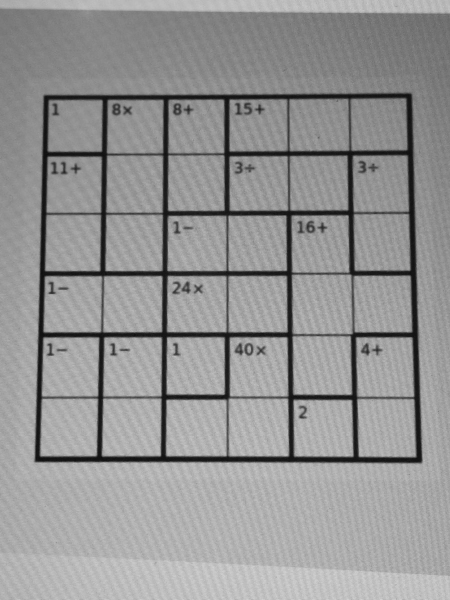
#> input picture presentacion/datos/img/f1_foto.jpg, 900 x 1200 px (shown at 1/2 size)
$ python -i grid.py   (imports and definitions only)
#> lines starting #> are read from the running program, lines starting #| are printed output that depends on the picture; after the words box and inside, x2 and y2 are one past the last pixel; in counts of white or black regions, pixels touching at a corner belong together
#> further down, picture is the input picture: shape (1200, 900, 3); min 8, max 232, mean 148.8
"""Localización del tablero, corrección de perspectiva y rejilla.

Salida de este módulo: una imagen rectificada del tablero más las posiciones
exactas de las líneas de la rejilla. Todo lo posterior (jaulas, etiquetas)
trabaja sobre esas coordenadas, nunca sobre la foto original.
"""

from __future__ import annotations

from dataclasses import dataclass

import cv2
import numpy as np

LADO = 900  # lado en píxeles del tablero rectificado


@dataclass(frozen=True)
class Rejilla:
    """Tablero rectificado y las líneas que lo dividen."""

    warp: np.ndarray          # imagen en gris, LADO x LADO
    xs: tuple[int, ...]       # centros de las n+1 líneas verticales
    ys: tuple[int, ...]       # centros de las n+1 líneas horizontales
    homografia: np.ndarray    # para proyectar la solución sobre la foto original

    @property
    def size(self) -> int:
        return len(self.xs) - 1


class TableroNoEncontrado(RuntimeError):
    """No se pudo aislar un cuadrilátero que parezca un tablero."""


def _binarizar(gris: np.ndarray) -> np.ndarray:
    """Umbral adaptativo: la tinta queda en blanco y aguanta luz desigual."""
    suave = cv2.GaussianBlur(gris, (5, 5), 0)
    return cv2.adaptiveThreshold(
        suave, 255, cv2.ADAPTIVE_THRESH_GAUSSIAN_C, cv2.THRESH_BINARY_INV, 31, 10
    )
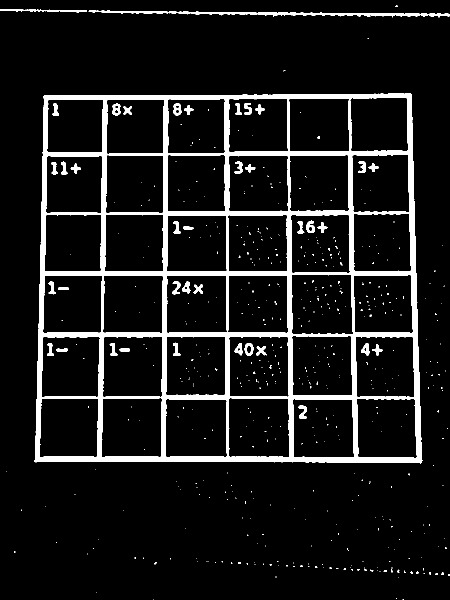
#> returned value: shape (1200, 900) (shown at 1/2 size); 9.1% white; 540 white regions (497 under 20 px), largest, box (x1, y1, x2, y2) and area: (69, 187, 845, 927) 85077, (177, 21, 900, 35) 3123, (0, 18, 174, 25) 516


def _ordenar_esquinas(pts: np.ndarray) -> np.ndarray:
    """Ordena cuatro puntos como TL, TR, BR, BL."""
    pts = pts.reshape(4, 2).astype(np.float32)
    suma = pts.sum(axis=1)
    dif = np.diff(pts, axis=1).ravel()
    return np.float32(
        [pts[np.argmin(suma)], pts[np.argmin(dif)], pts[np.argmax(suma)], pts[np.argmax(dif)]]
    )


def rectificar(imagen: np.ndarray, lado: int = LADO) -> tuple[np.ndarray, np.ndarray]:
    """Recorta el tablero y lo endereza a un cuadrado `lado` x `lado`."""
    gris = imagen if imagen.ndim == 2 else cv2.cvtColor(imagen, cv2.COLOR_BGR2GRAY)
    binaria = _binarizar(gris)
    # Cerrar huecos para que el marco exterior salga como un contorno único.
    binaria = cv2.morphologyEx(binaria, cv2.MORPH_CLOSE, np.ones((5, 5), np.uint8))
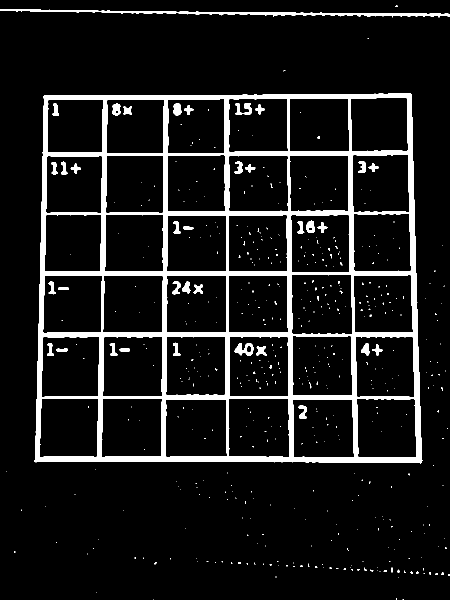
#> binaria: shape (1200, 900) (shown at 1/2 size); 9.2% white; 511 white regions (468 under 20 px)

    contornos, _ = cv2.findContours(binaria, cv2.RETR_EXTERNAL, cv2.CHAIN_APPROX_SIMPLE)
#> contornos = 158 contours, 156 with area under 20; largest, box (x1, y1, x2, y2) and area: (69, 187, 845, 927) 552416, (0, 18, 900, 35) 2889
    if not contornos:
        raise TableroNoEncontrado("la imagen no tiene contornos")

    mejor = max(contornos, key=cv2.contourArea)
#> mejor = contour of 208 points, box (x1, y1, x2, y2) (69, 187, 845, 927), area 552416
    if cv2.contourArea(mejor) < 0.05 * gris.size:
        raise TableroNoEncontrado("el contorno mayor es demasiado pequeño para ser un tablero")

    aprox = cv2.approxPolyDP(mejor, 0.02 * cv2.arcLength(mejor, True), True)
#> aprox = [[823, 189], [89, 190], [69, 923], [843, 925]]
    if len(aprox) != 4:
        # Un borde partido por la iluminación deja de ser un cuadrilátero limpio;
        # el rectángulo de área mínima es una aproximación suficiente.
        aprox = cv2.boxPoints(cv2.minAreaRect(mejor))

    origen = _ordenar_esquinas(np.array(aprox, dtype=np.float32))
#> in _ordenar_esquinas, `suma = pts.sum(axis=1)`: suma = [1012, 279, 992, 1768]
#> in _ordenar_esquinas, `dif = np.diff(pts, axis=1).ravel()`: dif = [-634, 101, 854, 82]
#> origen = [[89, 190], [823, 189], [843, 925], [69, 923]]
    destino = np.float32([[0, 0], [lado, 0], [lado, lado], [0, lado]])
    h = cv2.getPerspectiveTransform(origen, destino)
#> h = [[1.25, 0.0341, -117.7], [0.00179, 1.31, -249.8], [5.57e-06, 7.54e-05, 1]]
    return cv2.warpPerspective(gris, h, (lado, lado)), h


# [13 lines left out: function _tramos, not called in this run]


def _perfil(mascara: np.ndarray, eje: int) -> np.ndarray:
    return mascara.sum(axis=eje).astype(np.float32) / 255.0


def _puntuar(perfil: np.ndarray, n: int, lado: int) -> float:
    """Tinta de la línea MÁS DÉBIL que predice una rejilla de n celdas.

    No se exige que cada línea cruce el tablero: en un KenKen impreso la línea
    fina se interrumpe allí donde una jaula la atraviesa, y un sesgo de medio
    grado la trocea en tramos a alturas distintas. Lo que sí se mantiene es la
    periodicidad.

    Se mide el mínimo y no la media a propósito. Promediar convierte la
    elección de n en un concurso entre medias, que se decide por márgenes de
    un 10% y se equivoca; el mínimo responde a la única pregunta que importa:
    *¿existe de verdad cada una de las líneas que este n predice?* Medido sobre
    tableros reales, el n correcto deja su línea más floja en ~29% del ancho,
    mientras que cualquier n equivocado cae a cero exacto, porque alguna de sus
    líneas no está. La ventana se estrecha con n, y eso es lo que impide que un
    n mayor cuele ventanas sobre espacio en blanco.
    """
    paso = lado / n
    ventana = max(3, int(0.28 * paso))
    picos = []
    for i in range(n + 1):
        centro = int(round(i * paso))
        a = max(0, centro - ventana)
        b = min(len(perfil), centro + ventana + 1)
        picos.append(float(perfil[a:b].max()) if b > a else 0.0)
    return float(min(picos))


def _posiciones(perfil: np.ndarray, n: int, lado: int) -> tuple[int, ...]:
    """Centro real de cada línea, refinado dentro de su ventana."""
    paso = lado / n
    ventana = max(3, int(0.28 * paso))
    centros = []
    for i in range(n + 1):
        centro = int(round(i * paso))
        a = max(0, centro - ventana)
        b = min(len(perfil), centro + ventana + 1)
        trozo = perfil[a:b]
        fuertes = np.flatnonzero(trozo >= 0.9 * trozo.max()) if trozo.size else np.array([0])
        centros.append(int(a + fuertes.mean()))
    return tuple(centros)


# Una línea real, por comida que esté, deja bastante más que esto; una línea
# inexistente deja cero. El umbral vive en la tierra de nadie entre ambas.
MINIMO_LINEA = 0.12


def _elegir_n(perfiles: tuple[np.ndarray, ...], lado: int, maximo: int = 12) -> int:
    """Mayor tamaño de tablero cuyas líneas están TODAS presentes en ambos ejes.

    Se toma el mayor y no el de mejor puntuación porque los divisores del n
    correcto también superan la prueba: en un tablero de 6, una rejilla de 3
    cae sobre líneas reales (la mitad de las suyas). Son explicaciones válidas
    pero incompletas, y la completa es siempre la más fina.
    """
    umbral = MINIMO_LINEA * lado
    validos = [
        n
        for n in range(3, maximo + 1)
        if min(_puntuar(p, n, lado) for p in perfiles) >= umbral
    ]
    if not validos:
        raise TableroNoEncontrado("ninguna rejilla regular explica las líneas encontradas")
    return max(validos)


def encontrar_rejilla(imagen: np.ndarray, lado: int = LADO) -> Rejilla:
    """Rectifica el tablero y localiza sus líneas. Deduce n de cuántas hay."""
    warp, h = rectificar(imagen, lado)
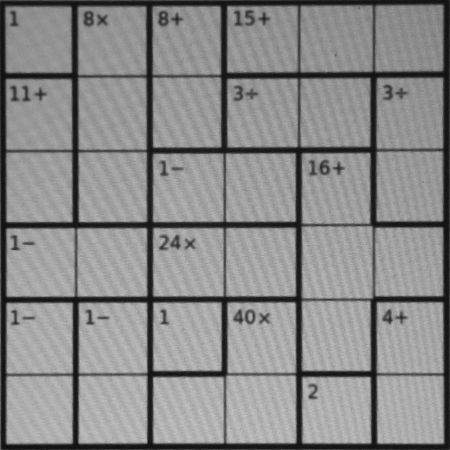
#> warp: shape (900, 900) (shown at 1/2 size); min 11, max 214, mean 138.8
    binaria = _binarizar(warp)
#> in _binarizar (call 2), `return cv2.adaptiveThreshold( suave, 255, cv2.ADAPTIVE_THRESH_GAUSSIAN..`:
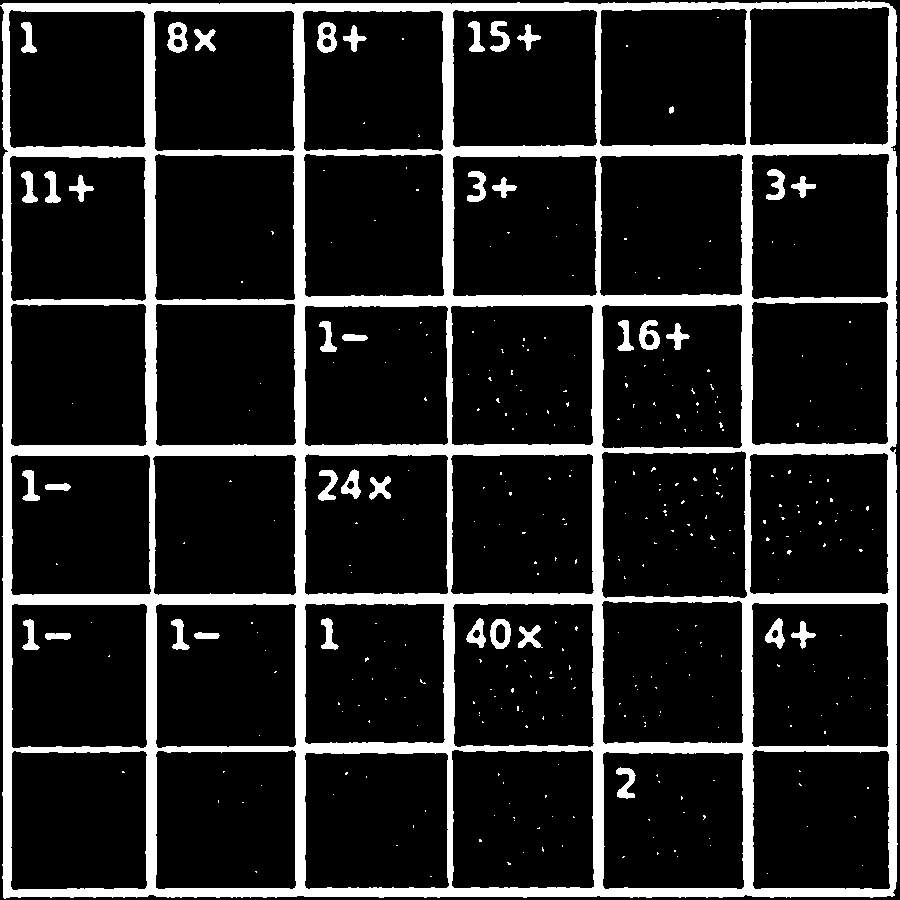
#> returned value: shape (900, 900); 15% white; 355 white regions (317 under 20 px), largest, box (x1, y1, x2, y2) and area: (0, 1, 898, 899) 110041, (167, 22, 188, 53) 399, (317, 22, 337, 53) 392

    # Aislar trazos largos: así los dígitos no se confunden con líneas.
    largo = max(12, lado // 15)
    verticales = cv2.morphologyEx(
        binaria, cv2.MORPH_OPEN, cv2.getStructuringElement(cv2.MORPH_RECT, (1, largo))
    )
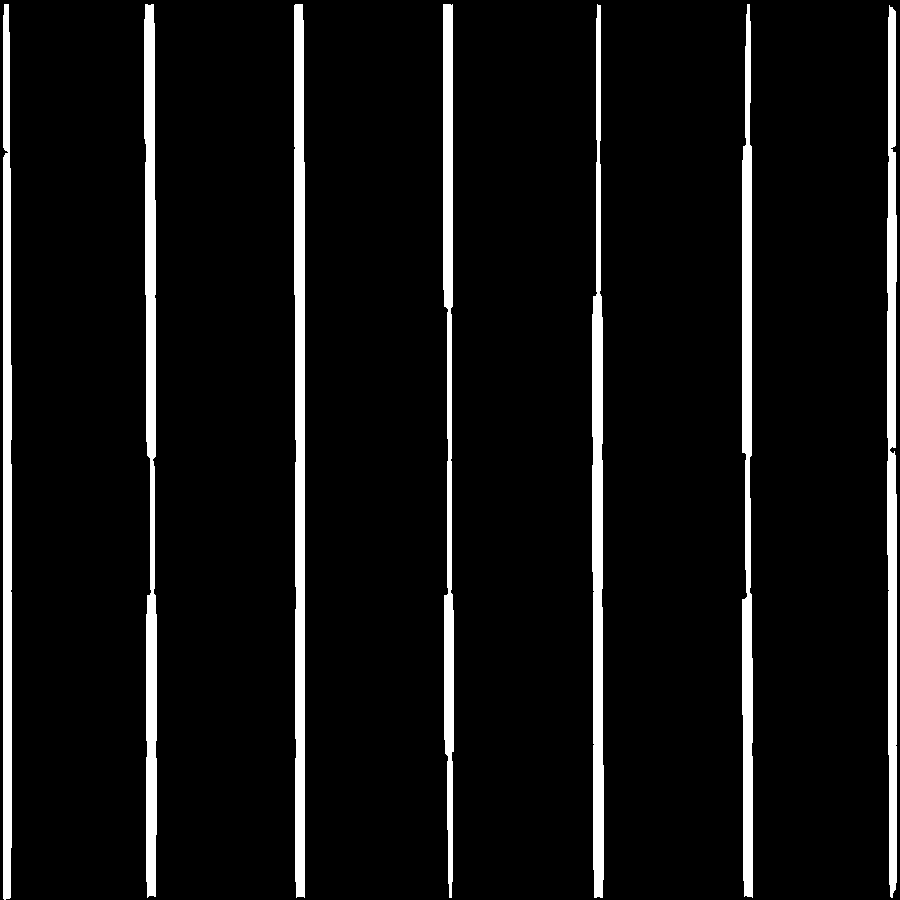
#> verticales: shape (900, 900); 6.7% white; 7 white regions, largest, box (x1, y1, x2, y2) and area: (294, 4, 305, 898) 8968, (144, 4, 157, 898) 8529, (592, 4, 604, 898) 7670
    horizontales = cv2.morphologyEx(
        binaria, cv2.MORPH_OPEN, cv2.getStructuringElement(cv2.MORPH_RECT, (largo, 1))
    )
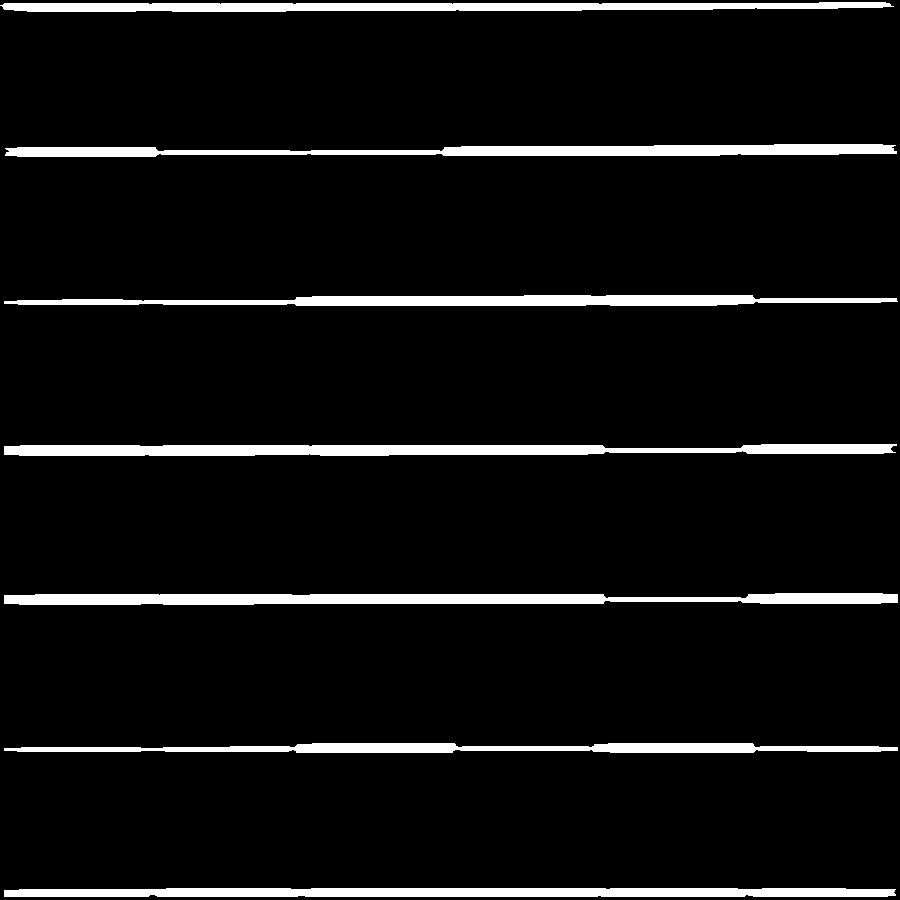
#> horizontales: shape (900, 900); 6.4% white; 7 white regions, largest, box (x1, y1, x2, y2) and area: (4, 593, 898, 605) 8455, (4, 444, 897, 456) 8399, (4, 888, 896, 897) 7707

    px = _perfil(verticales, eje=0)
#> px = 900 values, max 895 at index 8, min 0 at index 0, mean 60.57
    py = _perfil(horizontales, eje=1)
#> py = 900 values, max 894 at index 301, min 0 at index 0, mean 57.5
    if px.max() < 0.3 * lado or py.max() < 0.3 * lado:
        raise TableroNoEncontrado("no se ven líneas de rejilla tras rectificar")

    n = _elegir_n((px, py), lado)
#> in _elegir_n, `validos = [ n for n in range(3, maximo + 1) if min(_puntuar(p, n, lado..`: validos = [3, 6]
#> n = 6
    return Rejilla(
        warp=warp,
        xs=_posiciones(px, n, lado),
        ys=_posiciones(py, n, lado),
        homografia=h,
    )
#> in _posiciones, `paso = lado / n`: paso = 150
#> in _posiciones, `ventana = max(3, int(0.28 * paso))`: ventana = 42
#> the loop in _posiciones, `for i in range(n + 1):` made 7 passes
#> (centro, a, b, fuertes) on passes 1 to 7: (0, 0, 43, [3, 4, 5, 6, 7, 8, 9]), (150, 108, 193, [42, 43, 44, 45, 46]), (300, 258, 343, [37, 38, 39, 40, 41, 42, 43, 44, 45]), (450, 408, 493, [40, 41, 42, 43]), (600, 558, 643, [38, 39, 40, 41, 42]), (750, 708, 793, [37, 38, 39, 40, 41]), (900, 858, 900, [31, 32, 33, 34, 35, 36, 37])
#> after the loop in _posiciones, `for i in range(n + 1):`: centros = [6, 152, 299, 449, 598, 747, 892]
#> the loop in _posiciones (call 2), `for i in range(n + 1):` made 7 passes
#> (centro, a, b, fuertes) on passes 1 to 7: (0, 0, 43, [3, 4, 5, 6, 7, 8]), (150, 108, 193, [42, 43, 44, 45, 46]), (300, 258, 343, [42, 43, 44]), (450, 408, 493, [40, 41, 42, 43, 44]), (600, 558, 643, [39, 40, 41, 42, 43]), (750, 708, 793, [39, 40, 41, 42]), (900, 858, 900, [31, 32, 33, 34, 35, 36, 37, 38])

>>> import cv2
>>> picture = cv2.imread('../../../presentacion/datos/img/f1_foto.jpg')
>>> result = encontrar_rejilla(picture)
